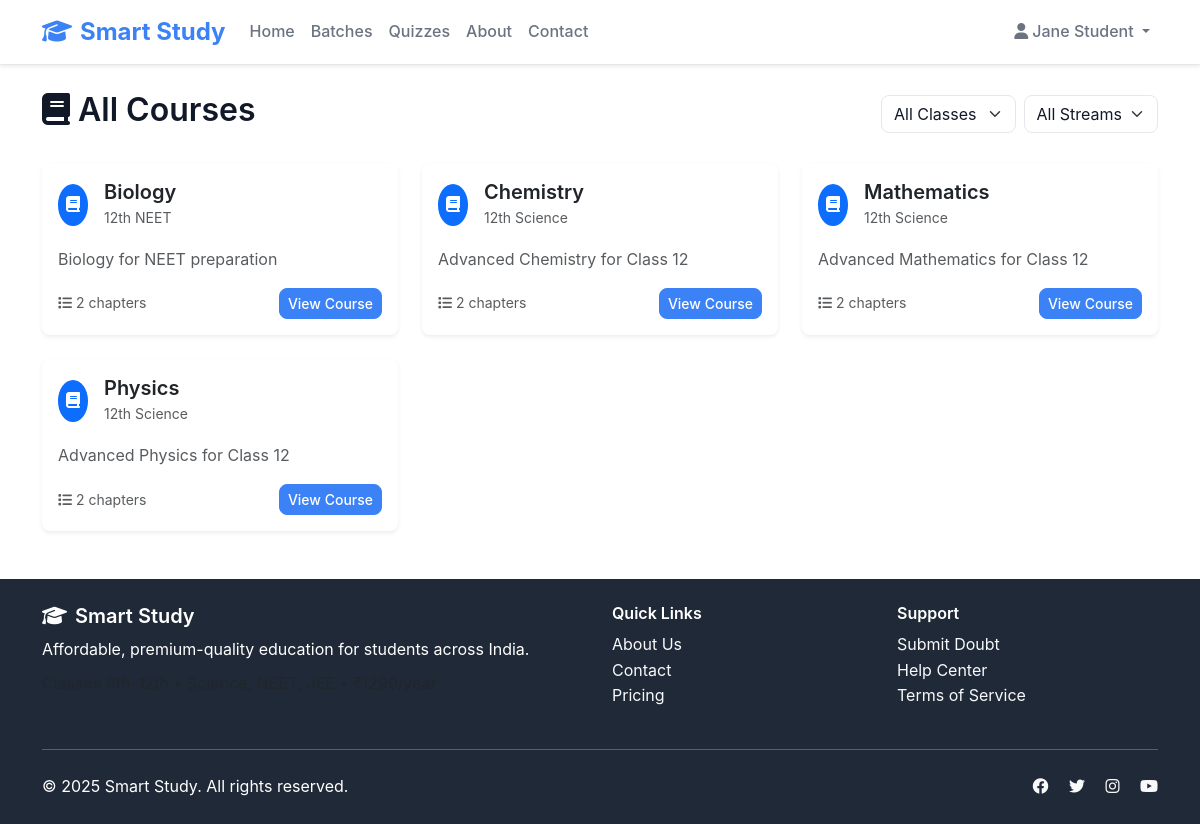
The app's page /courses/ (signed in) with its own data.
### accounts/models.py (models this page shows, shortened)
class User(AbstractUser):
    CLASS_CHOICES = [
        ('9th', '9th Grade'),
        ('10th', '10th Grade'),
        ('11th', '11th Grade'),
        ('12th', '12th Grade'),
    ]
    STREAM_CHOICES = [
        ('Science', 'Science'),
        ('NEET', 'NEET'),
        ('JEE', 'JEE'),
    ]
    email = models.EmailField(unique=True)
    phone = models.CharField(max_length=15, blank=True)
    class_level = models.CharField(max_length=10, choices=CLASS_CHOICES, blank=True)
    stream = models.CharField(max_length=20, choices=STREAM_CHOICES, blank=True)
    role = models.ForeignKey(Role, on_delete=models.CASCADE, null=True, blank=True)
    is_active = models.BooleanField(default=True)
    last_login = models.DateTimeField(null=True, blank=True)
    USERNAME_FIELD = 'email'
    REQUIRED_FIELDS = ['username']
    def get_full_name(self):
        return f"{self.first_name} {self.last_name}".strip() or self.username
    @property
    def is_student(self):
        return self.role and self.role.name == 'student'

### courses/models.py (models this page shows, shortened)
class Subject(models.Model):
    CLASS_CHOICES = [
        ('9th', '9th Grade'),
        ('10th', '10th Grade'),
        ('11th', '11th Grade'),
        ('12th', '12th Grade'),
    ]
    STREAM_CHOICES = [
        ('Science', 'Science'),
        ('NEET', 'NEET'),
        ('JEE', 'JEE'),
    ]
    name = models.CharField(max_length=100)
    description = models.TextField(blank=True)
    class_level = models.CharField(max_length=10, choices=CLASS_CHOICES)
    stream = models.CharField(max_length=20, choices=STREAM_CHOICES)
    created_at = models.DateTimeField(default=timezone.now)
    class Meta:
        unique_together = ['name', 'class_level', 'stream']
        ordering = ['class_level', 'stream', 'name']

### courses/views.py (the view)
# urls.py: path('', views.CourseListView.as_view(), name='list'),
class CourseListView(ListView):
    model = Subject
    template_name = 'courses/list.html'
    context_object_name = 'subjects'
    paginate_by = 12
    def get_queryset(self):
        queryset = Subject.objects.all()
        class_filter = self.request.GET.get('class')
        stream_filter = self.request.GET.get('stream')
        if class_filter:
            queryset = queryset.filter(class_level=class_filter)
        if stream_filter:
            queryset = queryset.filter(stream=stream_filter)
        return queryset
    def get_context_data(self, **kwargs):
        context = super().get_context_data(**kwargs)
        context.update({
            'class_choices': Subject.CLASS_CHOICES,
            'stream_choices': Subject.STREAM_CHOICES,
            'selected_class': self.request.GET.get('class', ''),
            'selected_stream': self.request.GET.get('stream', ''),
        })
        return context

### templates/courses/list.html (shortened to what this page needs)
{% extends 'base.html' %}
{% block content %}
<div class="container mt-4">
    <div class="row">
        <div class="col-12">
            <div class="d-flex justify-content-between align-items-center mb-4">
                <h2><i class="fas fa-book me-2"></i>All Courses</h2>
                <div class="d-flex gap-2">
                    <form method="get" class="d-flex gap-2">
                        <select name="class" class="form-select" onchange="this.form.submit()">
                            <option value="">All Classes</option>
                        </select>
                        <select name="stream" class="form-select" onchange="this.form.submit()">
                            <option value="">All Streams</option>
                        </select>
                    </form>
                </div>
            </div>
        </div>
    </div>
    {% if subjects %}
    <div class="row g-4">
        {% for subject in subjects %}
        <div class="col-md-6 col-lg-4">
            <div class="card h-100 shadow-sm">
                <div class="card-body">
                    <div class="d-flex align-items-center mb-3">
                        <div class="bg-primary text-white rounded-circle p-2 me-3">
                            <i class="fas fa-book"></i>
                        </div>
                        <div>
                            <h5 class="card-title mb-0">{{ subject.name }}</h5>
                            <small class="text-muted">{{ subject.class_level }} {{ subject.stream }}</small>
                        </div>
                    </div>
                    <p class="card-text text-muted">{{ subject.description|truncatewords:20 }}</p>
                    <div class="d-flex justify-content-between align-items-center mt-3">
                        <small class="text-muted">
                            <i class="fas fa-list me-1"></i>{{ subject.chapters.count }} chapters
                        </small>
                        <a href="{% url 'courses:subject_detail' subject.id %}" class="btn btn-primary btn-sm">
                            View Course
                        </a>
                    </div>
                </div>
            </div>
        </div>
        {% endfor %}
    </div>
    {% endif %}
</div>
{% endblock %}

### templates/base.html (shortened to what this page needs)
<!DOCTYPE html>
<html lang="en">
<head>
    <link href="https://cdn.jsdelivr.net/npm/bootstrap@5.3.0/dist/css/bootstrap.min.css" rel="stylesheet">
    <link href="https://cdnjs.cloudflare.com/ajax/libs/font-awesome/6.4.0/css/all.min.css" rel="stylesheet">
    {% load static %}
    <link href="{% static 'css/style.css' %}" rel="stylesheet">
</head>
<body class="d-flex flex-column min-vh-100">
    <nav class="navbar navbar-expand-lg navbar-light bg-white shadow-sm">
        <div class="container">
            <a class="navbar-brand" href="{% url 'main:index' %}">
                <i class="fas fa-graduation-cap me-2"></i>Smart Study
            </a>
            <div class="collapse navbar-collapse" id="navbarNav">
                <ul class="navbar-nav me-auto">
                    <li class="nav-item">
                        <a class="nav-link" href="{% url 'main:index' %}">Home</a>
                    </li>
                    <li class="nav-item">
                        <a class="nav-link" href="{% url 'batches:list' %}">Batches</a>
                    </li>
                    <li class="nav-item">
                        <a class="nav-link" href="{% url 'quizzes:list' %}">Quizzes</a>
                    </li>
                    <li class="nav-item">
                        <a class="nav-link" href="{% url 'main:about' %}">About</a>
                    </li>
                    <li class="nav-item">
                        <a class="nav-link" href="{% url 'main:contact' %}">Contact</a>
                    </li>
                </ul>
                <ul class="navbar-nav">
                    {% if user.is_authenticated %}
                        <li class="nav-item dropdown">
                            <a class="nav-link dropdown-toggle" href="#" role="button" data-bs-toggle="dropdown">
                                <i class="fas fa-user me-1"></i>{{ user.get_full_name|default:user.username }}
                            </a>
                        </li>
                    {% endif %}
                </ul>
            </div>
        </div>
    </nav>
    <main class="flex-grow-1">
        {% block content %}{% endblock %}
    </main>
    <footer class="footer mt-5 py-4">
        <div class="container">
            <div class="row">
                <div class="col-md-6">
                    <h5><i class="fas fa-graduation-cap me-2"></i>Smart Study</h5>
                    <p class="mb-2">Affordable, premium-quality education for students across India.</p>
                    <p class="text-muted">Classes 9th-12th • Science, NEET, JEE • ₹1299/year</p>
                </div>
                <div class="col-md-3">
                    <h6>Quick Links</h6>
                    <ul class="list-unstyled">
                        <li><a href="{% url 'main:about' %}" class="text-light text-decoration-none">About Us</a></li>
                        <li><a href="{% url 'main:contact' %}" class="text-light text-decoration-none">Contact</a></li>
                        <li><a href="{% url 'main:pricing' %}" class="text-light text-decoration-none">Pricing</a></li>
                    </ul>
                </div>
                <div class="col-md-3">
                    <h6>Support</h6>
                    <ul class="list-unstyled">
                        <li><a href="{% url 'doubts:submit' %}" class="text-light text-decoration-none">Submit Doubt</a></li>
                        <li><a href="#" class="text-light text-decoration-none">Help Center</a></li>
                        <li><a href="#" class="text-light text-decoration-none">Terms of Service</a></li>
                    </ul>
                </div>
            </div>
            <hr class="my-4">
            <div class="row align-items-center">
                <div class="col-md-6">
                    <p class="mb-0">&copy; 2025 Smart Study. All rights reserved.</p>
                </div>
                <div class="col-md-6 text-md-end">
                    <a href="#" class="text-light me-3"><i class="fab fa-facebook"></i></a>
                    <a href="#" class="text-light me-3"><i class="fab fa-twitter"></i></a>
                    <a href="#" class="text-light me-3"><i class="fab fa-instagram"></i></a>
                    <a href="#" class="text-light"><i class="fab fa-youtube"></i></a>
                </div>
            </div>
        </div>
    </footer>
</body>
</html>

### static/css/style.css (style rules this page uses)
:root { --primary-color: #3b82f6; --primary-dark: #2563eb; --secondary-color: #6366f1; --success-color: #10b981; --warning-color: #f59e0b; --danger-color: #ef4444; --dark-color: #1f2937; --light-color: #f8fafc; --text-primary: #111827; --text-secondary: #6b7280; --text-muted: #9ca3af; --border-color: #e5e7eb; --border-radius: 0.5rem; --box-shadow: 0 1px 3px 0 rgba(0, 0, 0, 0.1), 0 1px 2px 0 rgba(0, 0, 0, 0.06); --box-shadow-lg: 0 10px 15px -3px rgba(0, 0, 0, 0.1), 0 4px 6px -2px rgba(0, 0, 0, 0.05); }
body { font-family: 'Inter', -apple-system, BlinkMacSystemFont, 'Segoe UI', Roboto, sans-serif; line-height: 1.6; color: var(--text-primary); background-color: #ffffff; }
h1, h2, h3, h4, h5, h6 { font-weight: 600; line-height: 1.3; }
.btn { border-radius: var(--border-radius); font-weight: 500; transition: all 0.2s ease; }
.btn-primary { background-color: var(--primary-color); border-color: var(--primary-color); }
.card { border: none; border-radius: var(--border-radius); box-shadow: var(--box-shadow); transition: all 0.3s ease; }
.navbar { box-shadow: var(--box-shadow); background-color: white !important; border-bottom: 1px solid var(--border-color); }
.navbar-brand { font-weight: 700; font-size: 1.5rem; color: var(--primary-color) !important; }
.navbar-nav .nav-link { font-weight: 500; color: var(--text-secondary) !important; transition: color 0.2s ease; padding: 0.5rem 1rem; }
.form-control, .form-select { border-radius: var(--border-radius); border: 1px solid var(--border-color); transition: border-color 0.2s ease, box-shadow 0.2s ease; color: var(--text-primary); }
.footer { background-color: var(--dark-color); color: white; margin-top: auto; }
.footer a { color: #d1d5db; text-decoration: none; transition: color 0.2s ease; }

### templates/base.html (style rules this page uses)
:root { --primary-color: #3b82f6; --primary-dark: #2563eb; --secondary-color: #6366f1; --success-color: #10b981; --warning-color: #f59e0b; --danger-color: #ef4444; --dark-color: #1f2937; --light-color: #f8fafc; --text-primary: #111827; --text-secondary: #6b7280; --text-muted: #9ca3af; }
body { font-family: 'Inter', -apple-system, BlinkMacSystemFont, sans-serif; line-height: 1.6; color: var(--text-primary); background-color: #ffffff; }
.navbar-brand { font-weight: 700; font-size: 1.5rem; color: var(--primary-color) !important; }
.btn-primary { background-color: var(--primary-color); border-color: var(--primary-color); }
.card { border: none; box-shadow: 0 1px 3px 0 rgba(0, 0, 0, 0.1), 0 1px 2px 0 rgba(0, 0, 0, 0.06); }
.footer { background-color: var(--dark-color); color: white; margin-top: auto; }

### records on screen
User: get_full_name "Jane Student"
Subject: name "Biology", class_level "12th", stream "NEET", description "Biology for NEET preparation", chapters.count "2"
Subject: name "Chemistry", class_level "12th", stream "Science", description "Advanced Chemistry for Class 12", chapters.count "2"
Subject: name "Mathematics", class_level "12th", stream "Science", description "Advanced Mathematics for Class 12", chapters.count "2"
Subject: name "Physics", class_level "12th", stream "Science", description "Advanced Physics for Class 12", chapters.count "2"
